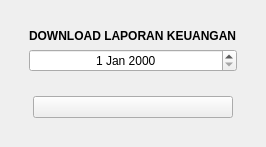
               <widget class="QWidget" name="laporanHalaman">
                <layout class="QVBoxLayout" name="verticalLayout_24">
                 <item>
                  <widget class="QWidget" name="widget_12" native="true">
                   <layout class="QVBoxLayout" name="verticalLayout_25">
                    <item>
                     <widget class="QWidget" name="widget_13" native="true">
                      <layout class="QVBoxLayout" name="verticalLayout_26">
                       <item alignment="Qt::AlignHCenter">
                        <widget class="QLabel" name="label_10">
                         <property name="font">
                          <font>
                           <weight>75</weight>
                           <bold>true</bold>
                          </font>
                         </property>
                         <property name="text">
                          <string>DOWNLOAD LAPORAN KEUANGAN</string>
                         </property>
                        </widget>
                       </item>
                       <item>
                        <widget class="QDateEdit" name="reportDateEdit">
                         <property name="alignment">
                          <set>Qt::AlignCenter</set>
                         </property>
                        </widget>
                       </item>
                      </layout>
                     </widget>
                    </item>
                    <item>
                     <widget class="QWidget" name="widget_14" native="true">
                      <layout class="QHBoxLayout" name="horizontalLayout_10">
                       <item>
                        <widget class="QPushButton" name="downloadButton">
                         <property name="maximumSize">
                          <size>
                           <width>200</width>
                           <height>200</height>
                          </size>
                         </property>
                         <property name="sizeIncrement">
                          <size>
                           <width>0</width>
                           <height>0</height>
                          </size>
                         </property>
                         <property name="text">
                          <string/>
                         </property>
                         <property name="icon">
                          <iconset resource="../Qss/icons/_icons.qrc">
                           <normaloff>:/feather/icons/feather/download.png</normaloff>:/feather/icons/feather/download.png</iconset>
                         </property>
                         <property name="iconSize">
                          <size>
                           <width>200</width>
                           <height>200</height>
                          </size>
                         </property>
                        </widget>
                       </item>
                      </layout>
                     </widget>
                    </item>
                   </layout>
                  </widget>
                 </item>
                </layout>
               </widget>
